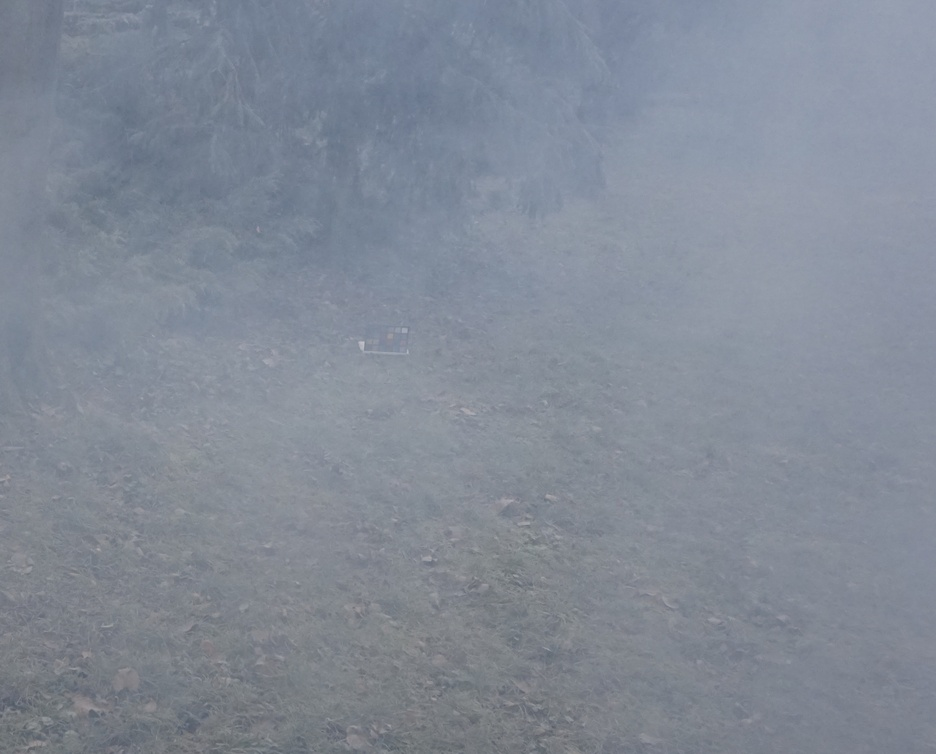
#> input picture data/O-HAZY/hazy/09_outdoor.jpg, 936 x 754 px, shrunk from 3006 x 2422 before the run
$ python -i clahe.py   (imports and definitions only)
#> lines starting #> are read from the running program, lines starting #| are printed output that depends on the picture
from __future__ import annotations

import cv2
import numpy as np

_CLAHE_CACHE: dict[tuple[float, int], "cv2.CLAHE"] = {}


def _get_clahe(clip_limit: float, tile_grid_size: int) -> "cv2.CLAHE":
    key = (round(clip_limit, 4), int(tile_grid_size))
    obj = _CLAHE_CACHE.get(key)
    if obj is None:
        obj = cv2.createCLAHE(
            clipLimit=clip_limit,
            tileGridSize=(tile_grid_size, tile_grid_size),
        )
        _CLAHE_CACHE[key] = obj
    return obj


def dehaze_clahe(
    img: np.ndarray,
    clip_limit: float = 2.0,
    tile_grid_size: int = 8,
) -> np.ndarray:
#> called with clip_limit = 2, tile_grid_size = 8
    if img.ndim != 3 or img.shape[2] != 3:
        raise ValueError("Input phải là ảnh RGB 3 kênh")

    if img.dtype == np.uint8:
        img_u8 = img
    else:
        img_u8 = np.clip(img * 255.0, 0, 255).astype(np.uint8)

    lab = cv2.cvtColor(img_u8, cv2.COLOR_RGB2LAB)
#> lab: shape (754, 936, 3); mean of channels 0, 1, 2 146.2, 127.8, 120.3
    lab[..., 0] = _get_clahe(clip_limit, tile_grid_size).apply(lab[..., 0])
#> lab: shape (754, 936, 3); mean of channels 0, 1, 2 145.7, 127.8, 120.3
    rgb = cv2.cvtColor(lab, cv2.COLOR_LAB2RGB)
    return rgb.astype(np.float32) * (1.0 / 255.0)
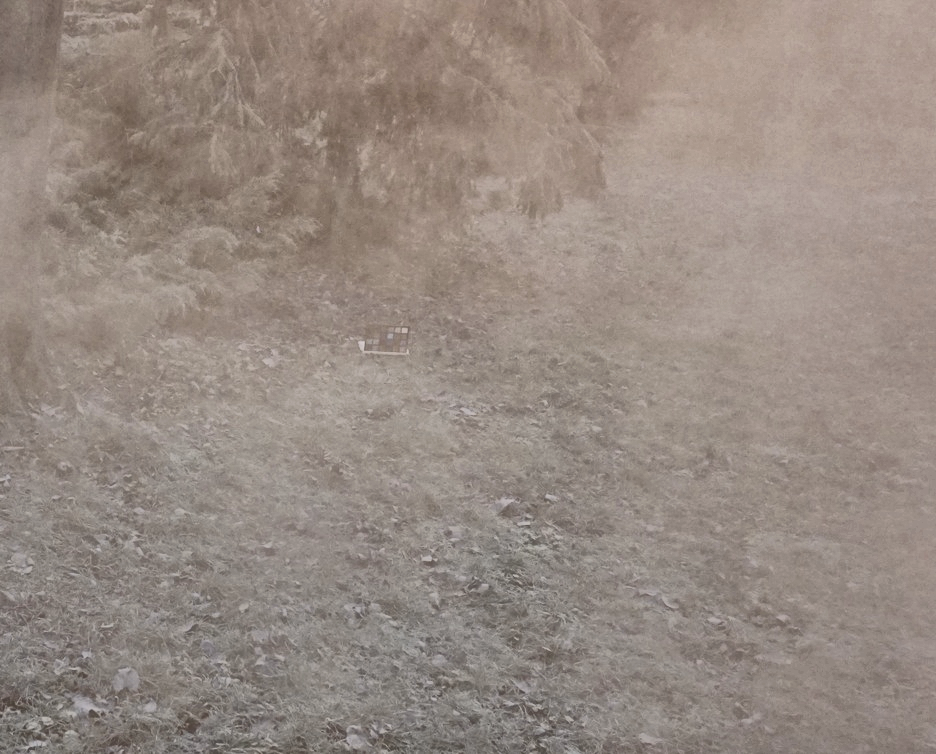
#> returned value: shape (754, 936, 3) float32; mean of channels 0, 1, 2 0.509, 0.541, 0.59; drawn as B, G, R

>>> import cv2
>>> picture = cv2.cvtColor(cv2.imread('../../data/O-HAZY/hazy/09_outdoor.jpg'), cv2.COLOR_BGR2RGB)
>>> result = dehaze_clahe(picture)

$ run again, on data/O-HAZY/hazy/10_outdoor.jpg
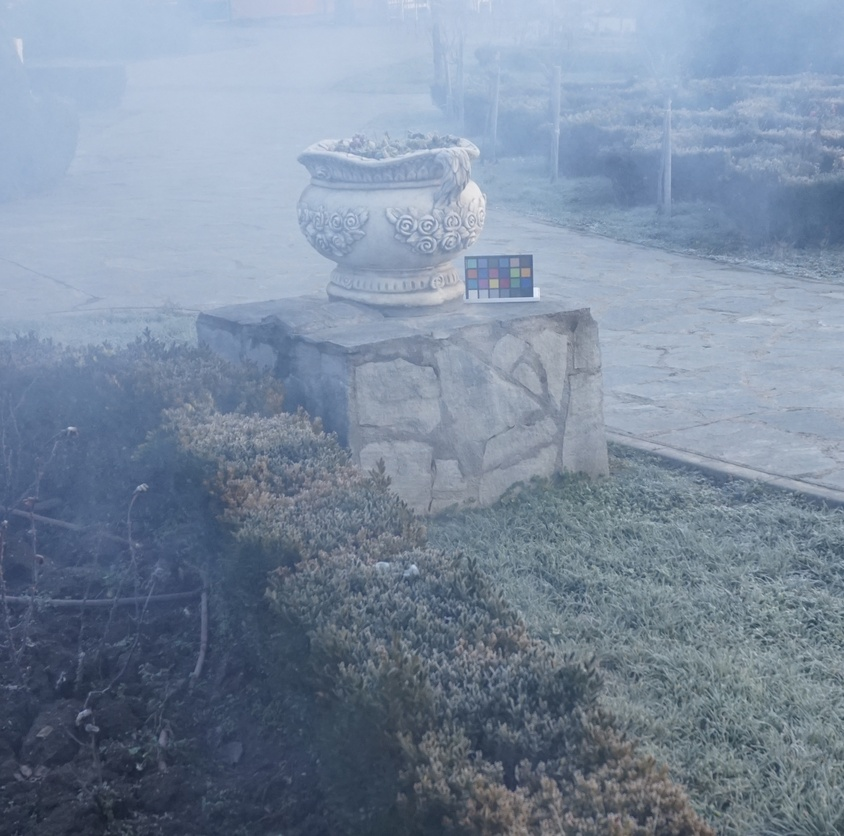
#> input picture data/O-HAZY/hazy/10_outdoor.jpg, 844 x 836 px, shrunk from 2526 x 2502 before the run
#> in dehaze_clahe, `rgb = cv2.cvtColor(lab, cv2.COLOR_LAB2RGB)`:
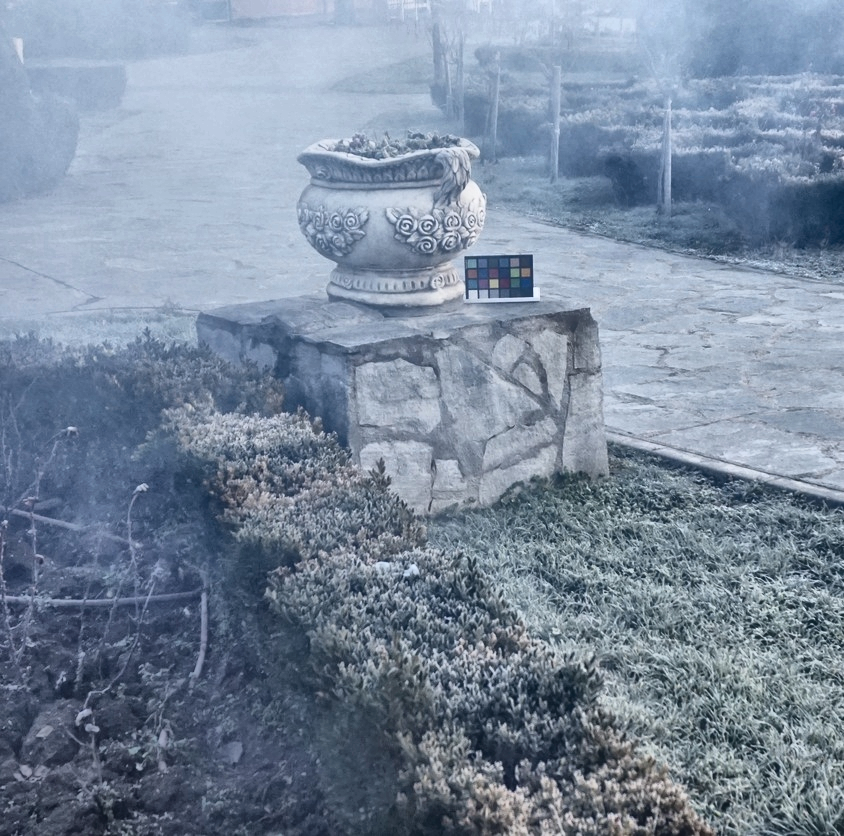
#> rgb: shape (836, 844, 3); mean R, G, B 122.2, 137.7, 157.4
#> in dehaze_clahe, `return rgb.astype(np.float32) * (1.0 / 255.0)`:
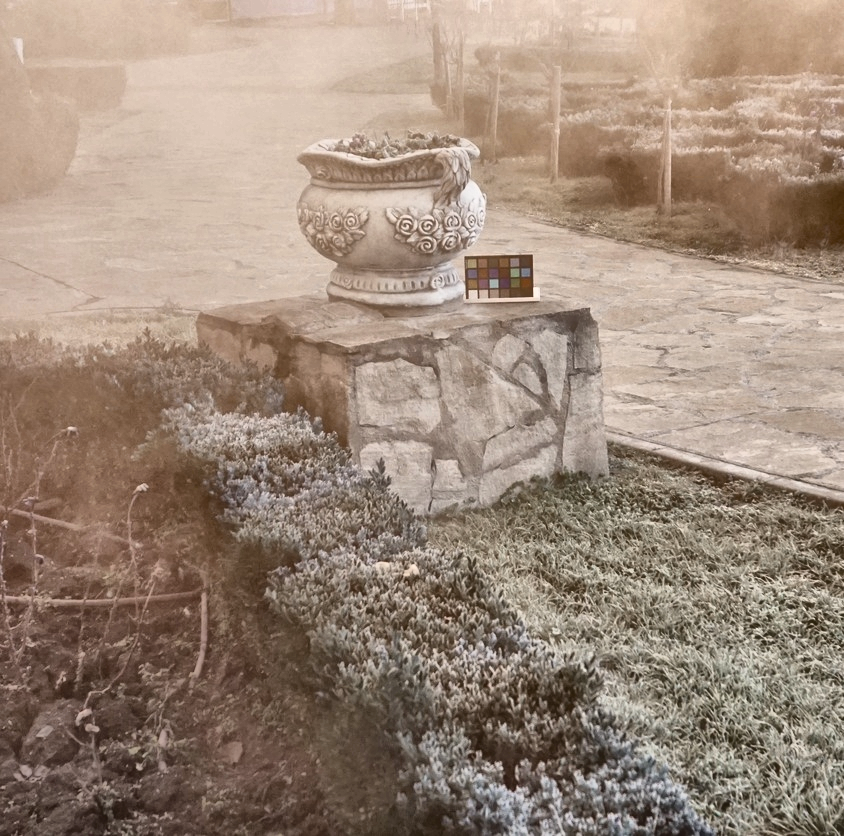
#> returned value: shape (836, 844, 3) float32; mean of channels 0, 1, 2 0.479, 0.54, 0.617; drawn as B, G, R

$ run again, on data/O-HAZY/hazy/21_outdoor.JPG
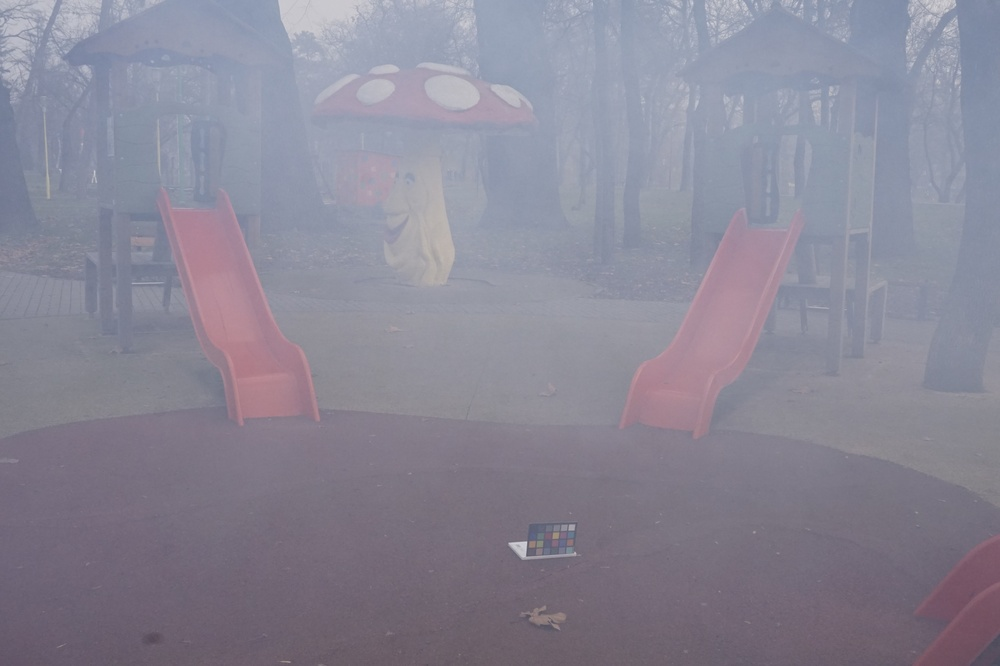
#> input picture data/O-HAZY/hazy/21_outdoor.JPG, 1000 x 666 px, shrunk from 5456 x 3632 before the run
#> in dehaze_clahe, `rgb = cv2.cvtColor(lab, cv2.COLOR_LAB2RGB)`:
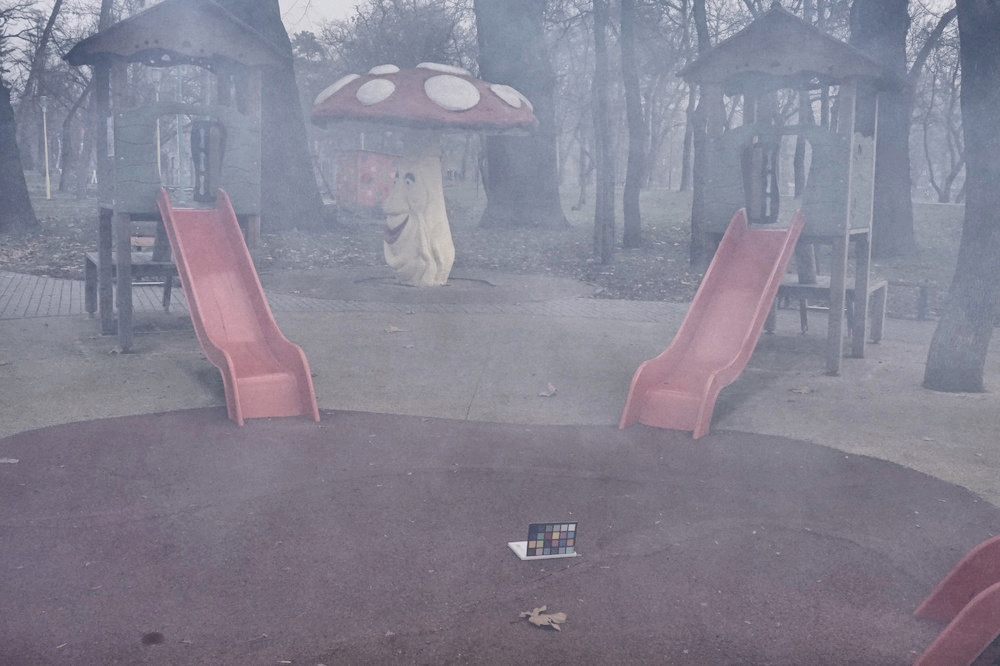
#> rgb: shape (666, 1000, 3); mean R, G, B 133.7, 131.2, 145.9
#> in dehaze_clahe, `return rgb.astype(np.float32) * (1.0 / 255.0)`:
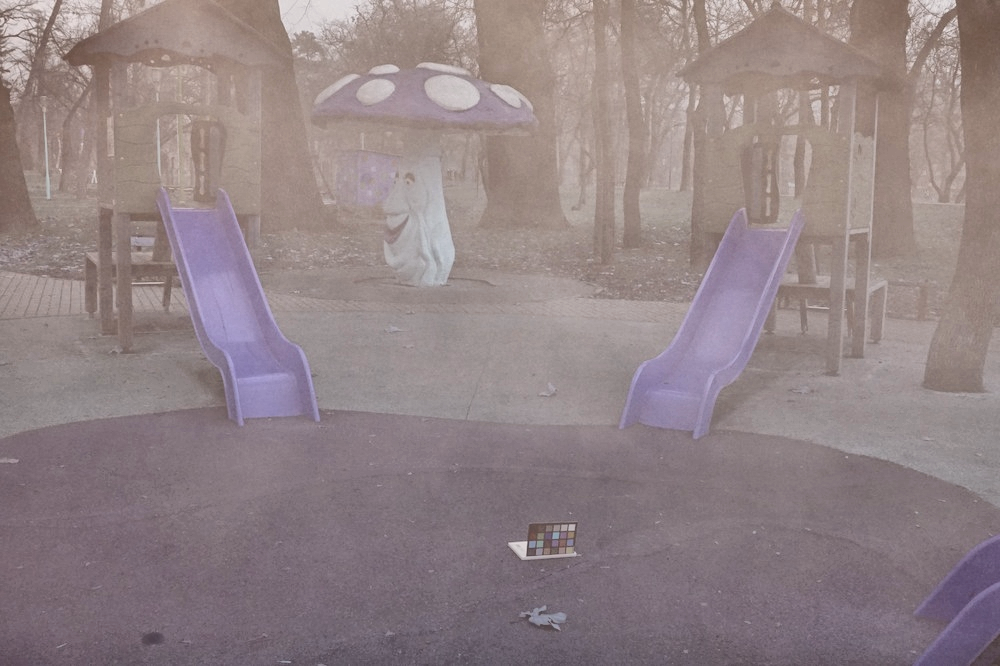
#> returned value: shape (666, 1000, 3) float32; mean of channels 0, 1, 2 0.524, 0.514, 0.572; drawn as B, G, R

$ run again, on data/O-HAZY/hazy/29_outdoor.jpg
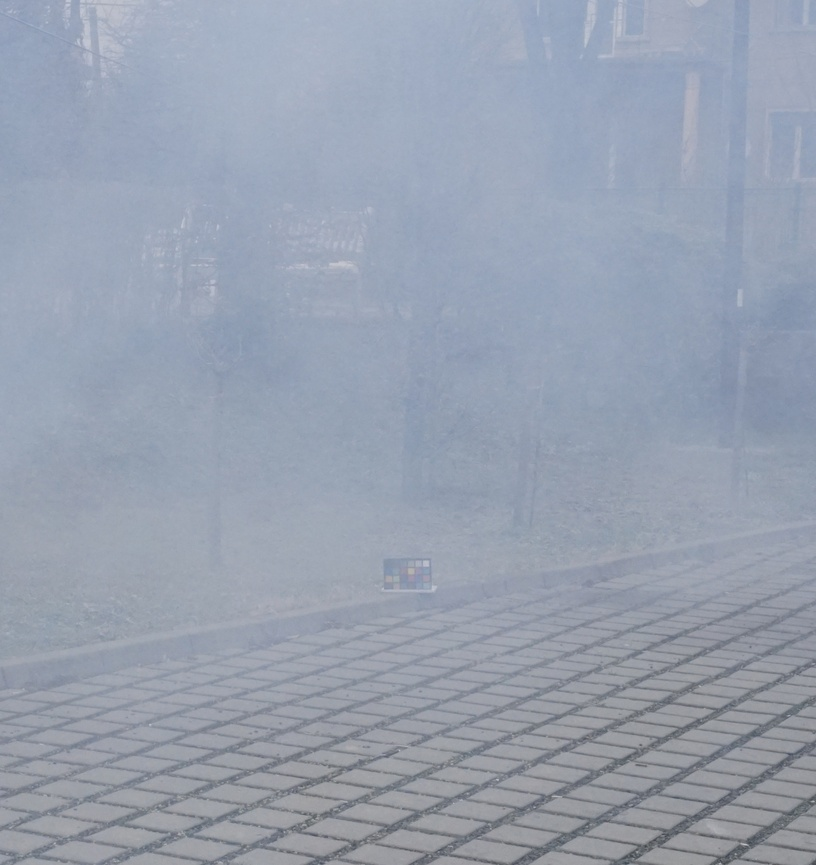
#> input picture data/O-HAZY/hazy/29_outdoor.jpg, 816 x 865 px, shrunk from 2406 x 2552 before the run
#> in dehaze_clahe, `rgb = cv2.cvtColor(lab, cv2.COLOR_LAB2RGB)`:
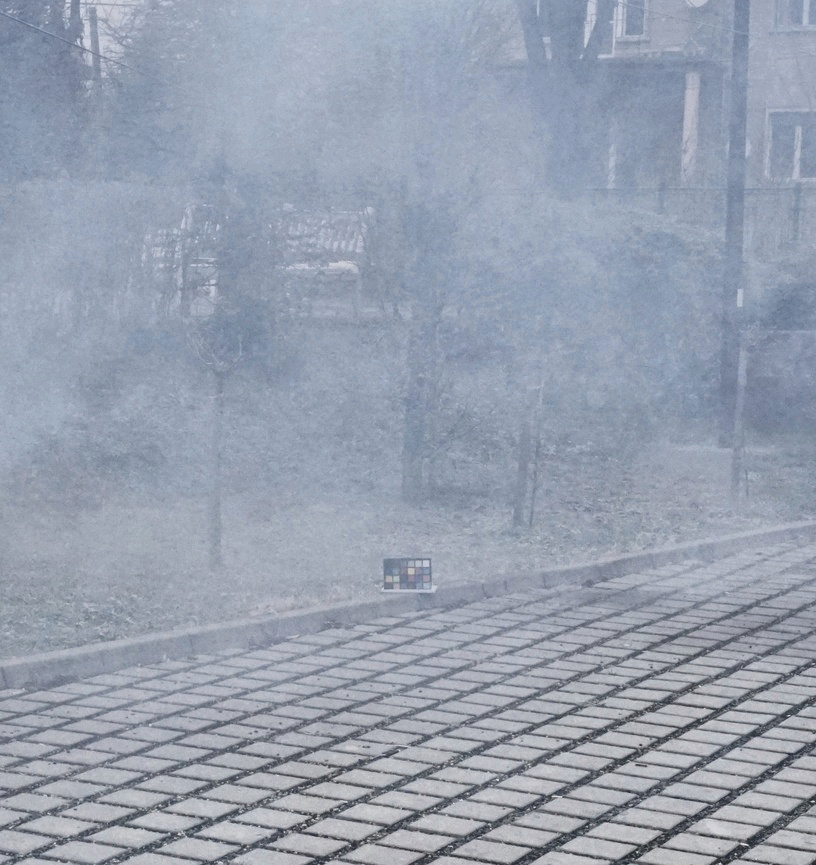
#> rgb: shape (865, 816, 3); mean R, G, B 150.6, 159.7, 175.2
#> in dehaze_clahe, `return rgb.astype(np.float32) * (1.0 / 255.0)`:
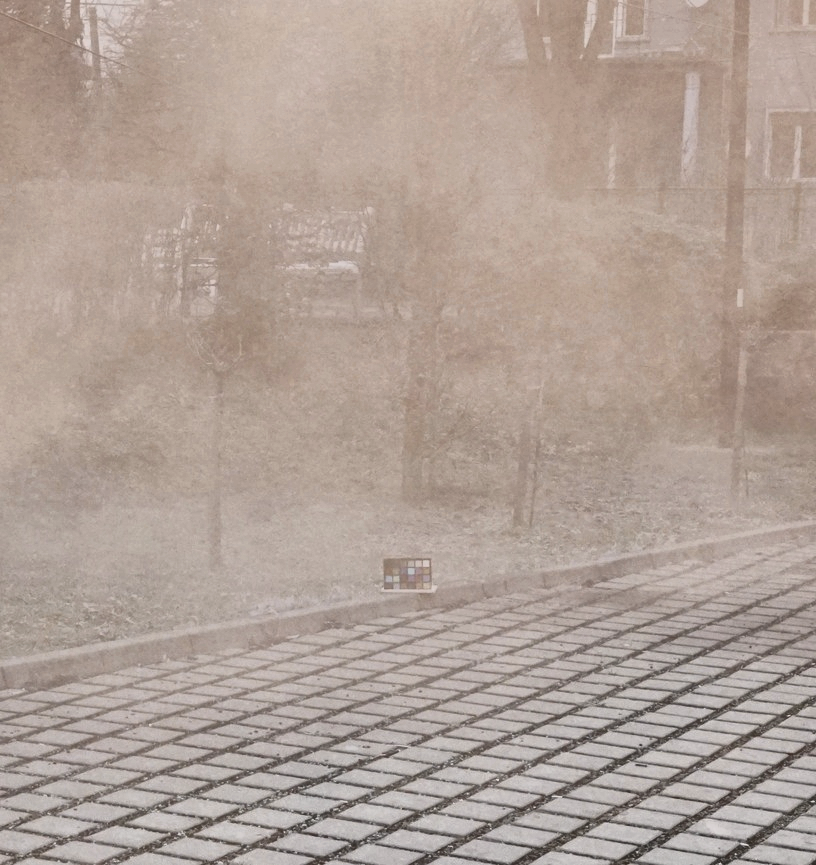
#> returned value: shape (865, 816, 3) float32; mean of channels 0, 1, 2 0.59, 0.626, 0.687; drawn as B, G, R
